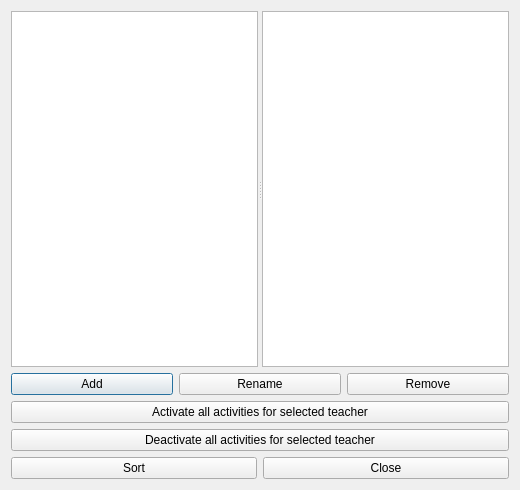
<?xml version="1.0" encoding="UTF-8"?>
<ui version="4.0">
 <class>TeachersForm_template</class>
 <widget class="QDialog" name="TeachersForm_template">
  <property name="geometry">
   <rect>
    <x>0</x>
    <y>0</y>
    <width>520</width>
    <height>490</height>
   </rect>
  </property>
  <property name="windowTitle">
   <string extracomment="Title of dialog">Teachers</string>
  </property>
  <layout class="QGridLayout" name="gridLayout">
   <item row="0" column="0">
    <widget class="QSplitter" name="splitter">
     <property name="sizePolicy">
      <sizepolicy hsizetype="Expanding" vsizetype="Expanding">
       <horstretch>0</horstretch>
       <verstretch>0</verstretch>
      </sizepolicy>
     </property>
     <property name="orientation">
      <enum>Qt::Horizontal</enum>
     </property>
     <widget class="QListWidget" name="teachersListWidget"/>
     <widget class="QPlainTextEdit" name="currentTeacherTextEdit"/>
    </widget>
   </item>
   <item row="1" column="0">
    <layout class="QVBoxLayout" name="verticalLayout">
     <item>
      <layout class="QHBoxLayout" name="horizontalLayout_2">
       <item>
        <widget class="QPushButton" name="addTeacherPushButton">
         <property name="text">
          <string>Add</string>
         </property>
        </widget>
       </item>
       <item>
        <widget class="QPushButton" name="renameTeacherPushButton">
         <property name="text">
          <string>Rename</string>
         </property>
        </widget>
       </item>
       <item>
        <widget class="QPushButton" name="removeTeacherPushButton">
         <property name="text">
          <string>Remove</string>
         </property>
        </widget>
       </item>
      </layout>
     </item>
     <item>
      <widget class="QPushButton" name="activateTeacherPushButton">
       <property name="text">
        <string>Activate all activities for selected teacher</string>
       </property>
      </widget>
     </item>
     <item>
      <widget class="QPushButton" name="deactivateTeacherPushButton">
       <property name="text">
        <string>Deactivate all activities for selected teacher</string>
       </property>
      </widget>
     </item>
     <item>
      <layout class="QHBoxLayout" name="horizontalLayout">
       <item>
        <widget class="QPushButton" name="sortTeachersPushButton">
         <property name="text">
          <string>Sort</string>
         </property>
        </widget>
       </item>
       <item>
        <widget class="QPushButton" name="closePushButton">
         <property name="text">
          <string>Close</string>
         </property>
        </widget>
       </item>
      </layout>
     </item>
    </layout>
   </item>
  </layout>
 </widget>
 <layoutdefault spacing="6" margin="11"/>
 <resources/>
 <connections/>
</ui>
